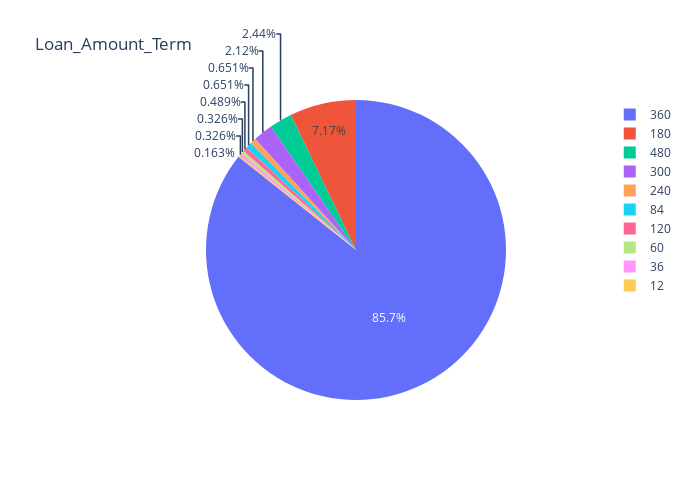

The cell this chart's notebook holds for it:
### Code cell
#Using plotly to plot peichat of variable total_income_log
fig = px.pie(df_train, names='Loan_Amount_Term', title='Loan_Amount_Term')
fig.update_layout(
    autosize=False,
    width=700,
    height=500,
    margin=dict(
        l=50,
        r=50,
        b=100,
        t=100,
        pad=4
    ),
    # paper_bgcolor="LightSteelBlue",
)
fig.show()

### Figure 1 — Plotly figure (JSON) as saved in the notebook; plotly's stock layout.template omitted (floating-point values rounded to 4 significant figures; data arrays with more than 128 entries replaced by an {"elided": "..."} marker saying what was removed)
{"data": [{"domain": {"x": [0, 1], "y": [0, 1]}, "hovertemplate": "Loan_Amount_Term=%{label}<extra></extra>", "labels": {"elided": "614 int values"}, "legendgroup": "", "name": "", "showlegend": true, "type": "pie"}], "layout": {"autosize": false, "height": 500, "legend": {"tracegroupgap": 0}, "margin": {"b": 100, "l": 50, "pad": 4, "r": 50, "t": 100}, "title": {"text": "Loan_Amount_Term"}, "width": 700}}
